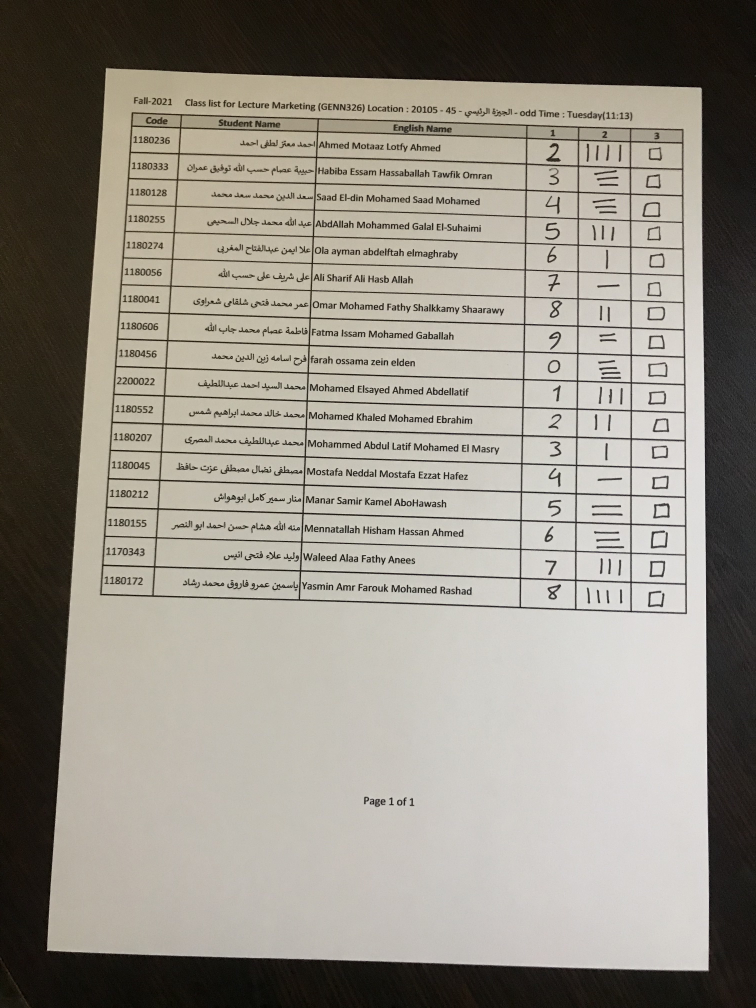
#> input picture Data set/grade sheet/15.jpg, 3024 x 4032 px, found by its file name (shown at 1/4 size)
$ python extract_table_with_cells.py
#> lines starting #> are read from the running program, lines starting #| are printed output that depends on the picture; after the words box and inside, x2 and y2 are one past the last pixel; in counts of white or black regions, pixels touching at a corner belong together
# from modules.utils import *
import matplotlib.pyplot as plt
import imutils
from skimage.color import rgb2gray
from skimage.transform import resize
from skimage.feature import hog
import skimage.io as io
import pytesseract
import numpy as np
import cv2
import os
from sklearn import svm
import pickle
from sklearn.model_selection import train_test_split
import random
from skimage.filters import threshold_otsu
from skimage.morphology import binary_erosion, binary_dilation
import pandas as pd
from openpyxl import Workbook
from openpyxl.styles import PatternFill
# [15 lines left out: function show_images, not called in this run]

def reorderPoints(points):

    points = points.reshape((4, 2))
    newPoints = np.zeros((4, 1, 2), dtype=np.int32)
    add = points.sum(1)

    newPoints[0] = points[np.argmin(add)]
    newPoints[3] = points[np.argmax(add)]
    diff = np.diff(points, axis=1)
    newPoints[1] = points[np.argmin(diff)]
    newPoints[2] = points[np.argmax(diff)]

    return newPoints

def ExtractTableWithCells(ImagePath):
    # =========================================Read Image==========================================
#> called with ImagePath = './Data set/grade sheet/15.jpg'
    img_BGR = cv2.imread(ImagePath, cv2.IMREAD_COLOR)
#> img_BGR is the input picture: shape (4032, 3024, 3); mean B, G, R 132.1, 141.9, 147
    img_RGB = cv2.cvtColor(img_BGR, cv2.COLOR_BGR2RGB)
    img_gray = cv2.cvtColor(img_BGR, cv2.COLOR_BGR2GRAY)

    # =========================================PreProcessing==========================================
    Blurred_image_Median = cv2.medianBlur(img_gray, 5)
    Edged_Image = cv2.Canny(Blurred_image_Median, 180, 255)
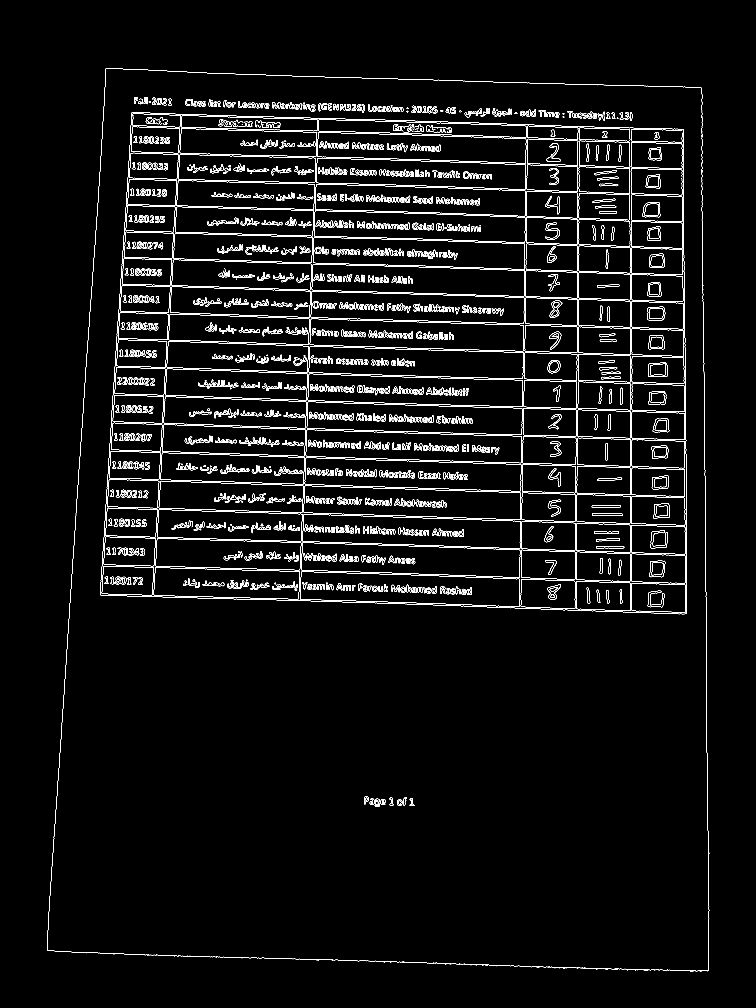
#> Edged_Image: shape (4032, 3024) (shown at 1/4 size); 2% white in thin lines or dots, all inside (x1, y1, x2, y2) = (188, 272, 2837, 3886)
    kernel = np.ones((5, 5), np.uint8)
    Dilated_img = cv2.dilate(Edged_Image, kernel, iterations=2)
#> Dilated_img: shape (4032, 3024); 14.4% white; 212 white regions, largest, box (x1, y1, x2, y2) and area: (396, 445, 2752, 2461) 1040082, (184, 268, 2841, 3890) 117643, (2265, 440, 2534, 488) 8440
    Erroded_img = cv2.erode(Dilated_img, kernel, iterations=1)
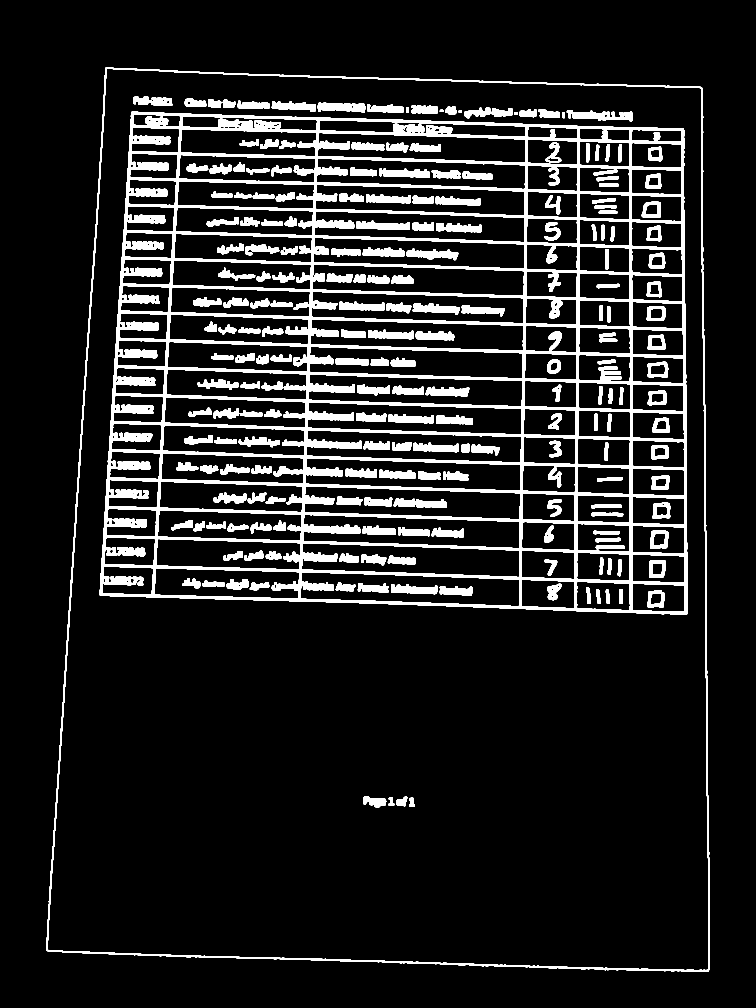
#> Erroded_img: shape (4032, 3024) (shown at 1/4 size); 10.7% white; 216 white regions

    # =========================================Detect and Warp the Table==========================================
    contrours_img = np.copy(Erroded_img)
    contours, _ = cv2.findContours(contrours_img, cv2.RETR_EXTERNAL, cv2.CHAIN_APPROX_SIMPLE)
#> contours = 1 contour; box (x1, y1, x2, y2) and area: (186, 270, 2839, 3888) 8916912
    max_area = 0
    biggest_contour = None

    for contour in contours:
        area = cv2.contourArea(contour)
        peri = cv2.arcLength(contour, True)
        approx = cv2.approxPolyDP(contour, 0.02 * peri, True)

        if area > max_area and len(approx) == 4:  # Check for rectangular shape
            max_area = area
            biggest_contour = approx
#> this loop made 1 pass
#> (area, peri, max_area, biggest_contour) on pass 1: (8916912.5, 12451.2, 8916912.5, [[423, 270], [187, 3803], [2834, 3885], [2807, 349]])
#> after the loop, max_area = 8916912.5

    if biggest_contour is None:
        print("No table detected.")
        return None, None, False

    # Reorder points and warp the perspective
    biggestContour = reorderPoints(biggest_contour)
#> in reorderPoints, `points = points.reshape((4, 2))`: points = [[423, 270], [187, 3803], [2834, 3885], [2807, 349]]
#> in reorderPoints, `add = points.sum(1)`: add = [693, 3990, 6719, 3156]
#> in reorderPoints, `diff = np.diff(points, axis=1)`: diff = [-153, 3616, 1051, -2458]
#> biggestContour = [[423, 270], [2807, 349], [187, 3803], [2834, 3885]]
    imgHeight, imgWidth = img_gray.shape
    pts1 = np.float32(biggestContour)
#> pts1 has the same summary as biggestContour
    pts2 = np.float32([[0, 0], [imgWidth, 0], [0, imgHeight], [imgWidth, imgHeight]])
    matrix = cv2.getPerspectiveTransform(pts1, pts2)
#> matrix = [[1.27, 0.0851, -561.7], [-0.0422, 1.27, -326.2], [-1.65e-06, 3.14e-05, 1]]
    WarpedGrayImage = cv2.warpPerspective(img_gray, matrix, (imgWidth, imgHeight))
    WarpedColoredImage = cv2.warpPerspective(img_RGB, matrix, (imgWidth, imgHeight))
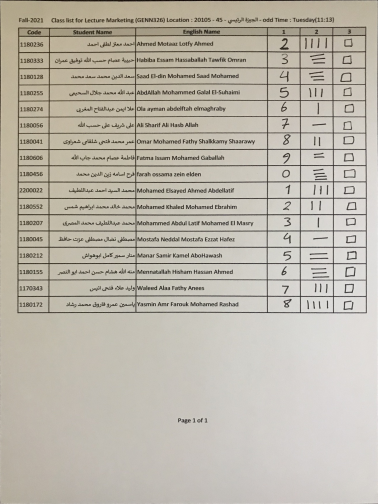
#> WarpedColoredImage: shape (4032, 3024, 3) (shown at 1/8 size); mean R, G, B 188.5, 183, 171.7

    # =========================================Threshold and Extract Grid Lines==========================================
    _, img_bin = cv2.threshold(WarpedGrayImage, 128, 255, cv2.THRESH_BINARY | cv2.THRESH_OTSU)
#> img_bin: shape (4032, 3024); 92.2% white; 1092 black regions (116 under 20 px), largest, box (x1, y1, x2, y2) and area: (138, 212, 2934, 2507) 463196, (0, 0, 3024, 1780) 31185, (584, 240, 757, 276) 4146
    img_bin = 255 - img_bin  # Invert colors

    # Extract vertical lines
    vertical_kernel = cv2.getStructuringElement(cv2.MORPH_RECT, (1, img_bin.shape[1] // 150))
    vertical_lines = cv2.dilate(cv2.erode(img_bin, vertical_kernel, iterations=10), vertical_kernel, iterations=10)
#> vertical_lines: shape (4032, 3024); 0.86% white; 9 white regions, largest, box (x1, y1, x2, y2) and area: (141, 230, 154, 2516) 15894, (389, 232, 399, 2515) 14057, (1082, 229, 1092, 2512) 13919

    # Extract horizontal lines
    hor_kernel = cv2.getStructuringElement(cv2.MORPH_RECT, (img_bin.shape[1] // 150, 1))
    horizontal_lines = cv2.dilate(cv2.erode(img_bin, hor_kernel, iterations=10), hor_kernel, iterations=15)
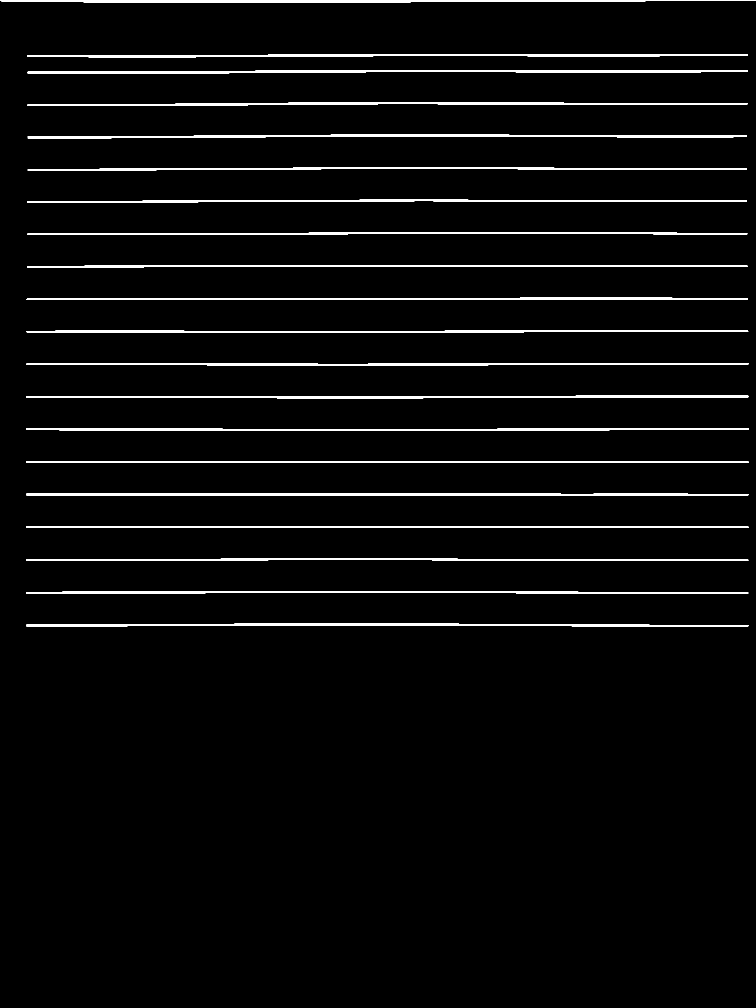
#> horizontal_lines: shape (4032, 3024) (shown at 1/4 size); 3% white; 20 white regions, largest, box (x1, y1, x2, y2) and area: (0, 0, 3024, 11) 23824, (110, 281, 2990, 294) 20852, (110, 216, 2991, 229) 19992

    # Combine vertical and horizontal lines
    grid_lines = cv2.addWeighted(vertical_lines, 0.5, horizontal_lines, 0.5, 0.0)
    grid_lines = cv2.erode(~grid_lines, cv2.getStructuringElement(cv2.MORPH_RECT, (2, 2)), iterations=3)
    _, grid_lines = cv2.threshold(grid_lines, 128, 255, cv2.THRESH_BINARY)
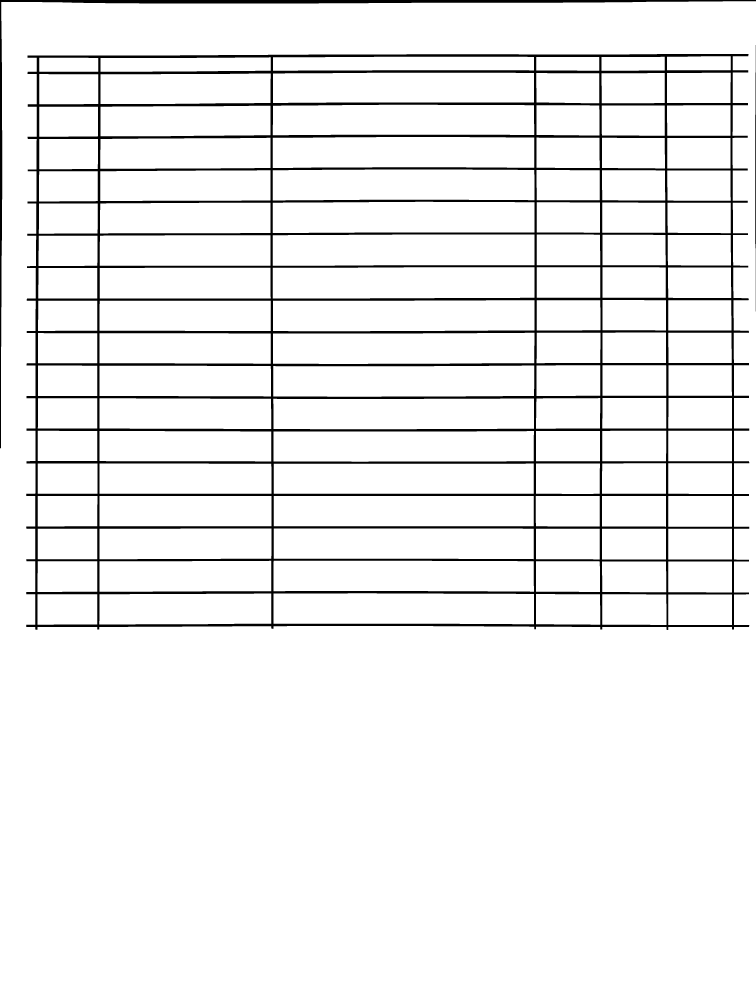
#> grid_lines: shape (4032, 3024) (shown at 1/4 size); 94.4% white; 3 black regions

    # =========================================Find and Sort Contours==========================================
    contours, _ = cv2.findContours(grid_lines, cv2.RETR_TREE, cv2.CHAIN_APPROX_SIMPLE)
#> contours = 110 contours; largest, box (x1, y1, x2, y2) and area: (0, 5, 3024, 4032) 12138986, (104, 215, 2998, 2521) 6406472, (1091, 1069, 2138, 1194) 127726, (1091, 938, 2138, 1063) 127420, (1091, 807, 2138, 932) 126363
    boundingBoxes = [cv2.boundingRect(c) for c in contours]
#> boundingBoxes = 110 items, first 6: (0, 5, 3024, 4027), (104, 215, 2894, 2306), (2673, 2378, 255, 122), (2409, 2377, 257, 123), (150, 2377, 239, 122), (2144, 2376, 257, 123)
    (contours, boundingBoxes) = zip(*sorted(zip(contours, boundingBoxes), key=lambda b: (b[1][1], b[1][0])))
#> boundingBoxes = 110 items, first 6: (0, 5, 3024, 4027), (104, 215, 2894, 2306), (2668, 225, 255, 56), (1092, 227, 1044, 56), (2406, 227, 253, 56), (2145, 228, 252, 55)

    # Filter valid rectangles
    boxes = []
    for contour in contours:
        x, y, w, h = cv2.boundingRect(contour)
        if w > 8 and h > 15:  # Filter noise
            boxes.append([x, y, w, h])
#> this loop made 110 passes
#> after the loop, boxes = 110 items, first 6: [0, 5, 3024, 4027], [104, 215, 2894, 2306], [2668, 225, 255, 56], [1092, 227, 1044, 56], [2406, 227, 253, 56], [2145, 228, 252, 55]

    # Group boxes into rows and columns
    rows = []
    current_row = []
    previous_y = boxes[0][1]
#> previous_y = 5
    row_height_threshold = np.mean([h for _, _, _, h in boxes]) / 2  # Threshold to group rows
#> row_height_threshold = 87

    for box in boxes:
        if abs(box[1] - previous_y) > row_height_threshold:
            rows.append(current_row)
            current_row = []
        current_row.append(box)
        previous_y = box[1]
#> this loop made 110 passes
#> (box, previous_y) on passes 1 to 8: ([0, 5, 3024, 4027], 5), ([104, 215, 2894, 2306], 215), ([2668, 225, 255, 56], 225), ([1092, 227, 1044, 56], 227), ([2406, 227, 253, 56], 227), ([2145, 228, 252, 55], 228), ([402, 229, 681, 58], 229), ([157, 231, 236, 56], 231)
#> after the loop, rows = 17 items

    if current_row:
        rows.append(current_row)

    # =========================================Crop Cells into a Matrix (excluding columns 2 and 3)==========================================
    cropped_matrix = []
    for row in rows:
        row.sort(key=lambda b: b[0])  # Sort left-to-right
        if len(row) >= 6:  # Ensure there are 6 columns
            cropped_row = []
            # Exclude the second and third columns by skipping index 1 and 2 (0-indexed)
            for i in [0, 3, 4, 5]:  # Select 1st, 4th, 5th, and 6th rectangles (skip 2nd and 3rd)
                x, y, w, h = row[i]
                x=x-5
                cropped = WarpedColoredImage[y:y + h, x:x + w]
                cropped_row.append(cropped)
            cropped_matrix.append(cropped_row)
#> this loop made 18 passes
#> after the loop, cropped_matrix = 17 items

    # =========================================Display and Return Results==========================================
    print(f"Extracted {len(cropped_matrix)} rows with 4 columns (excluding 2nd and 3rd).")
#| Extracted 17 rows with 4 columns (excluding 2nd and 3rd).

    cropped_matrix =cropped_matrix[1:]
#> cropped_matrix = 16 items
    for i, row in enumerate(cropped_matrix):
        titles = [f"Row {i+1} Col {j+1}" for j in range(len(row))]
#> this loop made 16 passes
#> titles on passes 1 to 7: ['Row 1 Col 1', 'Row 1 Col 2', 'Row 1 Col 3', 'Row 1 Col 4'], ['Row 2 Col 1', 'Row 2 Col 2', 'Row 2 Col 3', 'Row 2 Col 4'], ['Row 3 Col 1', 'Row 3 Col 2', 'Row 3 Col 3', 'Row 3 Col 4'], ['Row 4 Col 1', 'Row 4 Col 2', 'Row 4 Col 3', 'Row 4 Col 4'], ['Row 5 Col 1', 'Row 5 Col 2', 'Row 5 Col 3', 'Row 5 Col 4'], ['Row 6 Col 1', 'Row 6 Col 2', 'Row 6 Col 3', 'Row 6 Col 4'], ['Row 7 Col 1', 'Row 7 Col 2', 'Row 7 Col 3', 'Row 7 Col 4']
        #show_images(row, titles)
    for i in range(len(cropped_matrix)):
        for j in range(len(cropped_matrix[0])):
            img=np.array(cropped_matrix[i][j])
            gray_image=(rgb2gray(img)*255).astype(np.uint8)
            binary_image = (gray_image>160).astype(np.uint8) * 255
            cropped_matrix[i][j]=cv2.bitwise_not(binary_image)
#> this loop made 16 passes
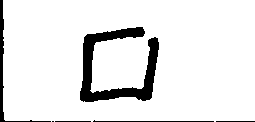
#> binary_image: shape (122, 255); 90.9% white; 6 black regions (1 under 20 px), largest, box (x1, y1, x2, y2) and area: (80, 27, 159, 102) 2179, (0, 0, 51, 122) 452, (93, 120, 214, 122) 122, (216, 121, 255, 122) 39, (55, 121, 91, 122) 36
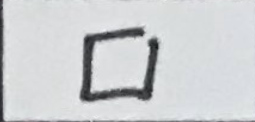
#> img: shape (122, 255, 3); mean of channels 0, 1, 2 208.9, 207.3, 204.8; drawn as B, G, R
            # show_images([cropped_matrix[i][j]],[""])
    return cropped_matrix, WarpedColoredImage, True

ExtractTableWithCells("./Data set/grade sheet/15.jpg")
